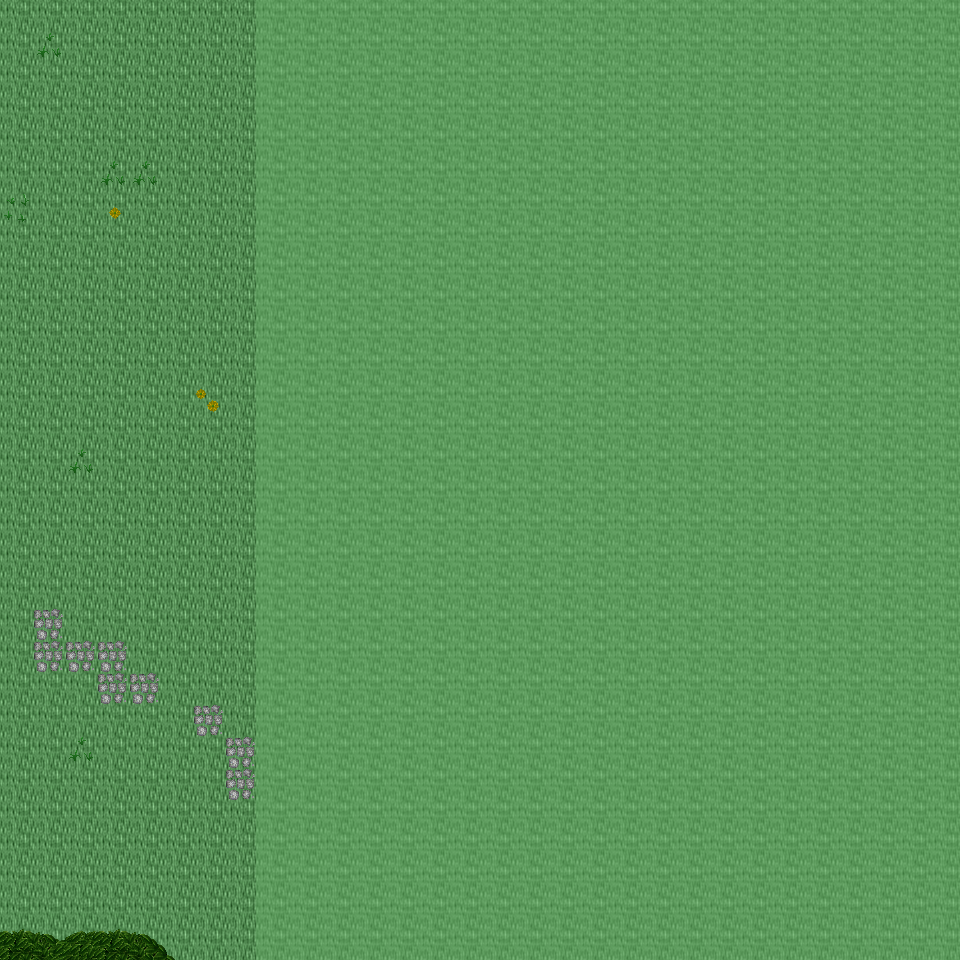

Tiled map render using the project's own tile images. Description and the map definition, with tile-layer contents summarised, below:
An orthogonal 30x30 tile map with 32x32 px tiles, 6 tile layers (Ground, Object, Object2, Above, ...), 18 tilesets and 3 objects (3x mapchange).

<map version="1.0" orientation="orthogonal" renderorder="right-down" width="30" height="30" tilewidth="32" tileheight="32" nextobjectid="4">
  <tileset firstgid="1" name="tileset_ground_ground" tilewidth="32" tileheight="32" tilecount="33" columns="3">
    <image source="../drawable/tileset_ground_ground.png" width="96" height="352" />
  </tileset>
  <tileset firstgid="34" name="tileset_ground_grass_edges" tilewidth="32" tileheight="32" tilecount="36" columns="12">
    <image source="../drawable/tileset_ground_grass_edges.png" width="384" height="96" />
  </tileset>
  <tileset firstgid="70" name="tileset_ground_ridge_earth_pale" tilewidth="32" tileheight="32" tilecount="96" columns="12">
    <image source="../drawable/tileset_ground_ridge_earth_pale.png" width="384" height="256" />
  </tileset>
  <tileset firstgid="166" name="tileset_plant_flower_daisy_white" tilewidth="32" tileheight="32" tilecount="8" columns="2">
    <image source="../drawable/tileset_plant_flower_daisy_white.png" width="64" height="128" />
  </tileset>
  <tileset firstgid="174" name="tileset_plant_grasses" tilewidth="32" tileheight="32" tilecount="6" columns="3">
    <image source="../drawable/tileset_plant_grasses.png" width="96" height="64" />
  </tileset>
  <tileset firstgid="180" name="tileset_plant_flower_daisy_yellow" tilewidth="32" tileheight="32" tilecount="8" columns="2">
    <image source="../drawable/tileset_plant_flower_daisy_yellow.png" width="64" height="128" />
  </tileset>
  <tileset firstgid="188" name="tileset_ground_rock_pebbles" tilewidth="32" tileheight="32" tilecount="3" columns="1">
    <image source="../drawable/tileset_ground_rock_pebbles.png" width="32" height="96" />
  </tileset>
  <tileset firstgid="191" name="tileset_plant_tree_tree_darkgreen" tilewidth="32" tileheight="32" tilecount="88" columns="8">
    <image source="../drawable/tileset_plant_tree_tree_darkgreen.png" width="256" height="352" />
  </tileset>
  <tileset firstgid="279" name="tileset_ground_grass_corners" tilewidth="32" tileheight="32" tilecount="24" columns="6">
    <image source="../drawable/tileset_ground_grass_corners.png" width="192" height="128" />
  </tileset>
  <tileset firstgid="303" name="tileset_ground_cobbled_paving" tilewidth="32" tileheight="32" tilecount="1" columns="1">
    <image source="../drawable/tileset_ground_cobbled_paving.png" width="32" height="32" />
  </tileset>
  <tileset firstgid="304" name="tileset_building_decoration_rocks_2" tilewidth="32" tileheight="32" tilecount="2" columns="1">
    <image source="../drawable/tileset_building_decoration_rocks_2.png" width="32" height="64" />
  </tileset>
  <tileset firstgid="306" name="tileset_plant_bush_bushes" tilewidth="32" tileheight="32" tilecount="10" columns="5">
    <image source="../drawable/tileset_plant_bush_bushes.png" width="160" height="64" />
  </tileset>
  <tileset firstgid="316" name="tileset_plant_stump_rectangular" tilewidth="32" tileheight="32" tilecount="4" columns="2">
    <image source="../drawable/tileset_plant_stump_rectangular.png" width="64" height="64" />
  </tileset>
  <tileset firstgid="320" name="tileset_item_corpse_huge_animal" tilewidth="32" tileheight="32" tilecount="16" columns="2">
    <image source="../drawable/tileset_item_corpse_huge_animal.png" width="64" height="256" />
  </tileset>
  <tileset firstgid="336" name="tileset_logic_collision" tilewidth="32" tileheight="32" tilecount="1" columns="1">
    <image source="../drawable/tileset_logic_collision.png" width="32" height="32" />
  </tileset>
  <tileset firstgid="337" name="tileset_ground_rock_mossy_rubble" tilewidth="32" tileheight="32" tilecount="9" columns="3">
    <image source="../drawable/tileset_ground_rock_mossy_rubble.png" width="96" height="96" />
  </tileset>
  <tileset firstgid="346" name="tileset_ground_grass_2" tilewidth="32" tileheight="32" tilecount="21" columns="3">
    <image source="../drawable/tileset_ground_grass_2.png" width="96" height="224" />
  </tileset>
  <tileset firstgid="367" name="tileset_ground_green_paving" tilewidth="32" tileheight="32" tilecount="18" columns="3">
    <image source="../drawable/tileset_ground_green_paving.png" width="96" height="192" />
  </tileset>
  <layer name="Ground" width="30" height="30">
    <data>[900 cells, 900 non-empty, 1 distinct tile ids]</data>
  </layer>
  <layer name="Object" width="30" height="30">
    <data>[900 cells, 90 non-empty, 7 distinct tile ids]</data>
  </layer>
  <layer name="Object2" width="30" height="30">
    <data>[900 cells, 99 non-empty, 10 distinct tile ids]</data>
  </layer>
  <layer name="Above" width="30" height="30">
    <data>[900 cells, 30 non-empty, 22 distinct tile ids]</data>
  </layer>
  <layer name="Above2" width="30" height="30">
    <data>[900 cells, 1 non-empty, 1 distinct tile ids]</data>
  </layer>
  <layer name="Walkable" width="30" height="30">
    <data>[900 cells, 660 non-empty, 1 distinct tile ids]</data>
  </layer>
  <objectgroup name="MapEvents">
    <object id="1" name="north" type="mapchange" x="0" y="0" width="256" height="32">
      <properties>
        <property name="map" value="0_ados_mountain_n2_w2_x3_y0" />
        <property name="place" value="south" />
      </properties>
    </object>
    <object id="2" name="south" type="mapchange" x="0" y="928" width="256" height="32">
      <properties>
        <property name="map" value="0_ados_mountain_n2_w2_x3_y2" />
        <property name="place" value="north" />
      </properties>
    </object>
    <object id="3" name="west" type="mapchange" x="0" y="0" width="32" height="960">
      <properties>
        <property name="map" value="0_ados_mountain_n2_w2_x2_y1" />
        <property name="place" value="east" />
      </properties>
    </object>
  </objectgroup>
</map>
